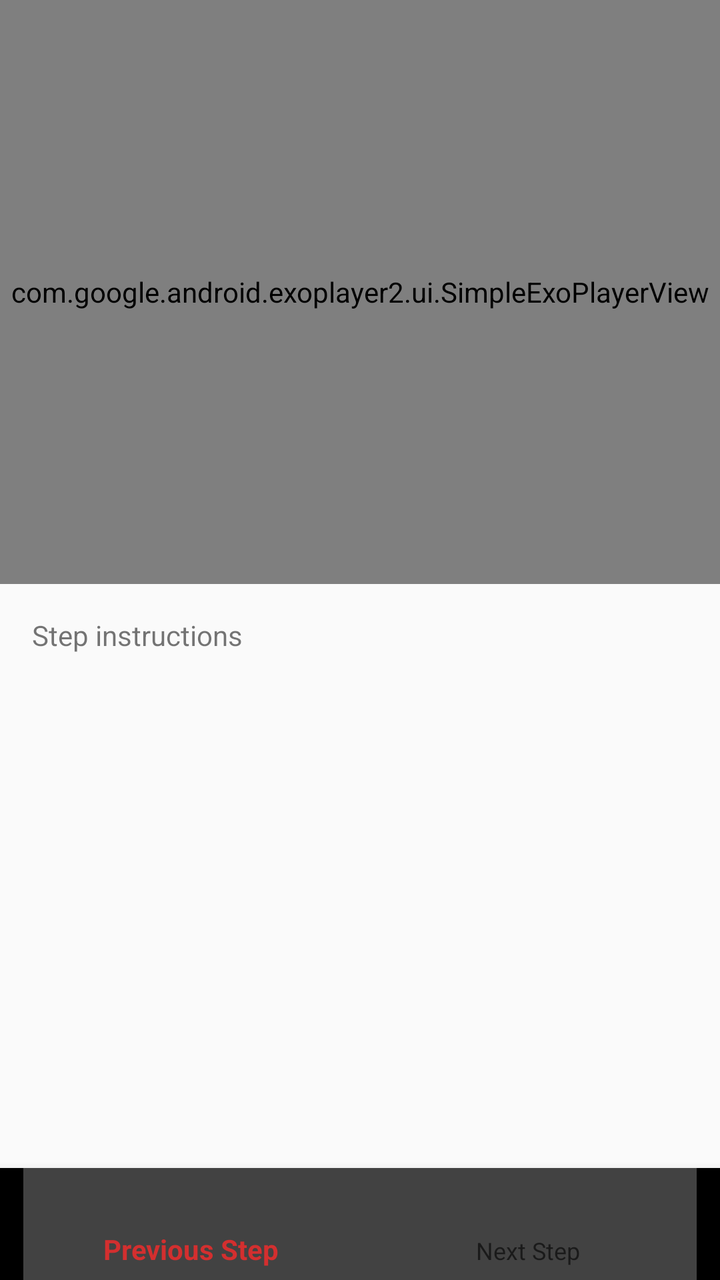
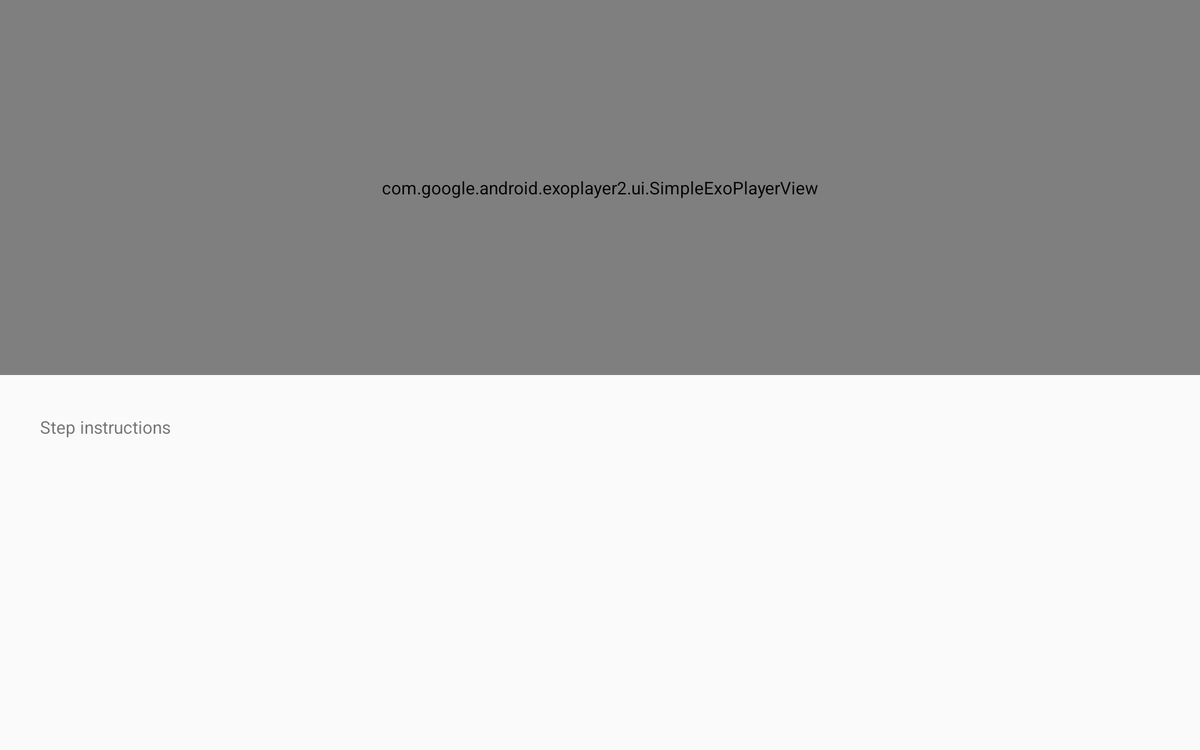

The same Android screen from two of the app's own layout files: first res/layout/ as a phone draws it, then the repository's variant for another configuration, drawn on a device whose configuration selects that folder. Both files follow.
<!-- AndroidManifest.xml: application theme AppTheme -->
<!-- res/layout/step_detail_fragment.xml -->
<?xml version="1.0" encoding="utf-8"?>
<LinearLayout
    xmlns:android="http://schemas.android.com/apk/res/android"
    xmlns:app="http://schemas.android.com/apk/res-auto"
    xmlns:tools="http://schemas.android.com/tools"
    android:layout_width="match_parent"
    android:layout_height="match_parent"
    android:orientation="vertical"
    tools:context="com.baqueta.bakingapp.ui.StepDetailActivity"
    tools:layout_editor_absoluteX="0dp"
    tools:layout_editor_absoluteY="81dp">


    <com.google.android.exoplayer2.ui.SimpleExoPlayerView
        android:id="@+id/player_view"
        android:layout_width="match_parent"
        android:layout_height="0dp"
        android:layout_weight="1"
        app:layout_constraintTop_toTopOf="parent"
        app:layout_constraintHorizontal_bias="1.0"
        app:layout_constraintVertical_bias="1.0" />


    <TextView
        android:id="@+id/step_instructions"
        android:layout_width="match_parent"
        android:layout_height="0dp"
        android:layout_weight="1"
        android:paddingLeft="@dimen/activity_horizontal_margin"
        android:paddingStart="@dimen/activity_horizontal_margin"
        android:paddingRight="@dimen/activity_horizontal_margin"
        android:paddingEnd="@dimen/activity_horizontal_margin"
        android:paddingTop="@dimen/activity_horizontal_margin"
        android:paddingBottom="@dimen/activity_horizontal_margin"
        tools:text="Step instructions"/>

    <android.support.design.widget.BottomNavigationView
        android:id="@+id/previous_next_menu"
        android:layout_height="56dp"
        android:layout_width="match_parent"
        app:itemBackground="@color/cardview_dark_background"
        app:itemIconTint="@drawable/nav_item_color_state"
        app:itemTextColor="@drawable/nav_item_color_state"
        app:menu="@menu/prev_next_menu"
        />

</LinearLayout>
<!-- resources referenced by this layout -->
<resources>
  <dimen name="activity_horizontal_margin">16dp</dimen>
  <style name="AppTheme" parent="Theme.AppCompat.Light.NoActionBar">
          
          <item name="colorPrimary">@color/colorPrimary</item>
          <item name="colorPrimaryDark">@color/colorPrimaryDark</item>
          <item name="colorAccent">@color/colorAccent</item>
      </style>
  <color name="colorPrimary">#D32F2F</color>
  <color name="colorPrimaryDark">#B71C1C</color>
  <color name="colorAccent">#D50000</color>
</resources>
<!-- res/layout-sw600dp-land/step_detail_fragment.xml (the repository's variant of the layout above) -->
<!-- drawn on a 7-inch tablet turned sideways -->
<?xml version="1.0" encoding="utf-8"?>
<LinearLayout
    xmlns:android="http://schemas.android.com/apk/res/android"
    xmlns:tools="http://schemas.android.com/tools"
    android:layout_width="match_parent"
    android:layout_height="match_parent"
    android:orientation="vertical"
    tools:context="com.baqueta.bakingapp.ui.StepDetailActivity"
    tools:layout_editor_absoluteX="0dp"
    tools:layout_editor_absoluteY="81dp">

    <com.google.android.exoplayer2.ui.SimpleExoPlayerView
        android:id="@+id/player_view"
        android:layout_width="match_parent"
        android:layout_height="0dp"
        android:layout_weight="1" />

    <TextView
        android:id="@+id/step_instructions"
        android:layout_width="match_parent"
        android:layout_height="0dp"
        android:layout_weight="1"
        android:paddingLeft="@dimen/activity_horizontal_margin"
        android:paddingStart="@dimen/activity_horizontal_margin"
        android:paddingRight="@dimen/activity_horizontal_margin"
        android:paddingEnd="@dimen/activity_horizontal_margin"
        android:paddingTop="@dimen/activity_horizontal_margin"
        android:paddingBottom="@dimen/activity_horizontal_margin"
        tools:text="Step instructions"/>

</LinearLayout>
<!-- resources referenced by the variant -->
<!-- as a 7-inch tablet turned sideways resolves them -->
<resources>
  <!-- from res/values-sw600dp/ -->
  <dimen name="activity_horizontal_margin">32dp</dimen>
  <style name="AppTheme" parent="Theme.AppCompat.Light.NoActionBar">
          
          <item name="colorPrimary">@color/colorPrimary</item>
          <item name="colorPrimaryDark">@color/colorPrimaryDark</item>
          <item name="colorAccent">@color/colorAccent</item>
      </style>
  <color name="colorPrimary">#D32F2F</color>
  <color name="colorPrimaryDark">#B71C1C</color>
  <color name="colorAccent">#D50000</color>
</resources>
